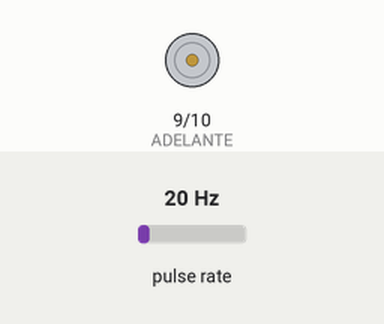
A sketch run on a simulated Arduino Mega 2560, built with avr-gcc and run on an emulated ATmega2560. On the bench: motor-driver pin pairs drawn as motors (green arrow = first pin HIGH = forward, orange = second pin HIGH = backward, longer = more drive, scaled by the enable pin). Wiring (inferred from the names in the program): pulse sensor: data pin 47. Inputs (shaded band) come from the test bench; at power-on: pulse rate 20 Hz. What the sketch prints to the serial monitor is not drawn.

Above: at 0.1 s.
At 2.1 s:
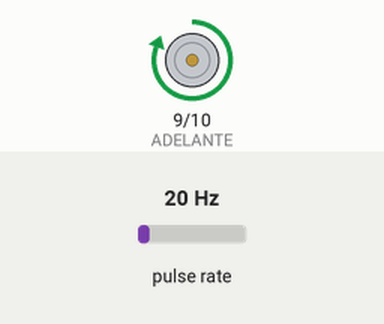
Timing chart, 0 to 3.6 s (numbered marks = the images above):
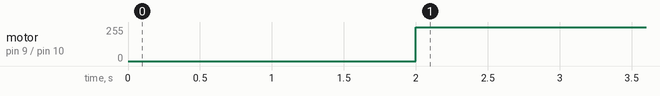

Measured:
- by itself, motor on pin 9 (ADELANTE) / pin 10 (ATRAS): stopped → forward 255/255 at 2.0 s

The sketch:

calcula-velocidad-15-mayo.ino
```cpp
//Gracias, Alexander!

#include <avr/io.h>
const int ADELANTE = 9;
const int ATRAS = 10;
const int ENABLE = 8;
int vueltas = 0;
unsigned long tiempo1;
unsigned long tiempo2;

void setup() {
  cli();
  TCCR5B = B00001111;
  TCNT5 = 240;
  TCCR5B |= (1 << WGM01); //Esto hace que vuelva a su valor de 240
  TIMSK5 |= (1 << OCIE0A); // enable timer compare interrupt
  pinMode(47,INPUT); //PIN QUE DISPARA RUTINA DE TIMER5 de ATMEGA
  //pinMode(18, INPUT); //previamente era 8.
  Serial.begin(9600);
  sei();
  pinMode(ADELANTE, OUTPUT);
  pinMode(ATRAS, OUTPUT);
  pinMode(ENABLE, OUTPUT);
  delay(2000);
  tiempo1 = millis();
}

ISR(TIMER5_COMPA_vect){
   vueltas++;
   //Serial.println(TCNT5);
   TCNT5 = 240;
}
void loop() {
  // put your main code here, to run repeatedly:
  analogWrite(ENABLE, 255);
  adelante();
  tiempo2 = millis();
  if(tiempo2-tiempo1>= 1000)
  {
      double vel = vueltas + (TCNT5-240.0)/16.0;
      Serial.print("La velocidad es de: ");
      Serial.print(vel);
      Serial.println(" rev/s");
      vueltas = 0;
      tiempo1 = tiempo2;
      TCNT5 = 240;
  }
}
void adelante()
{
  digitalWrite(ATRAS, LOW);
  digitalWrite(ADELANTE, HIGH);
}
void atras()
{
  digitalWrite(ADELANTE, LOW);
  digitalWrite(ATRAS, HIGH);
}
```
